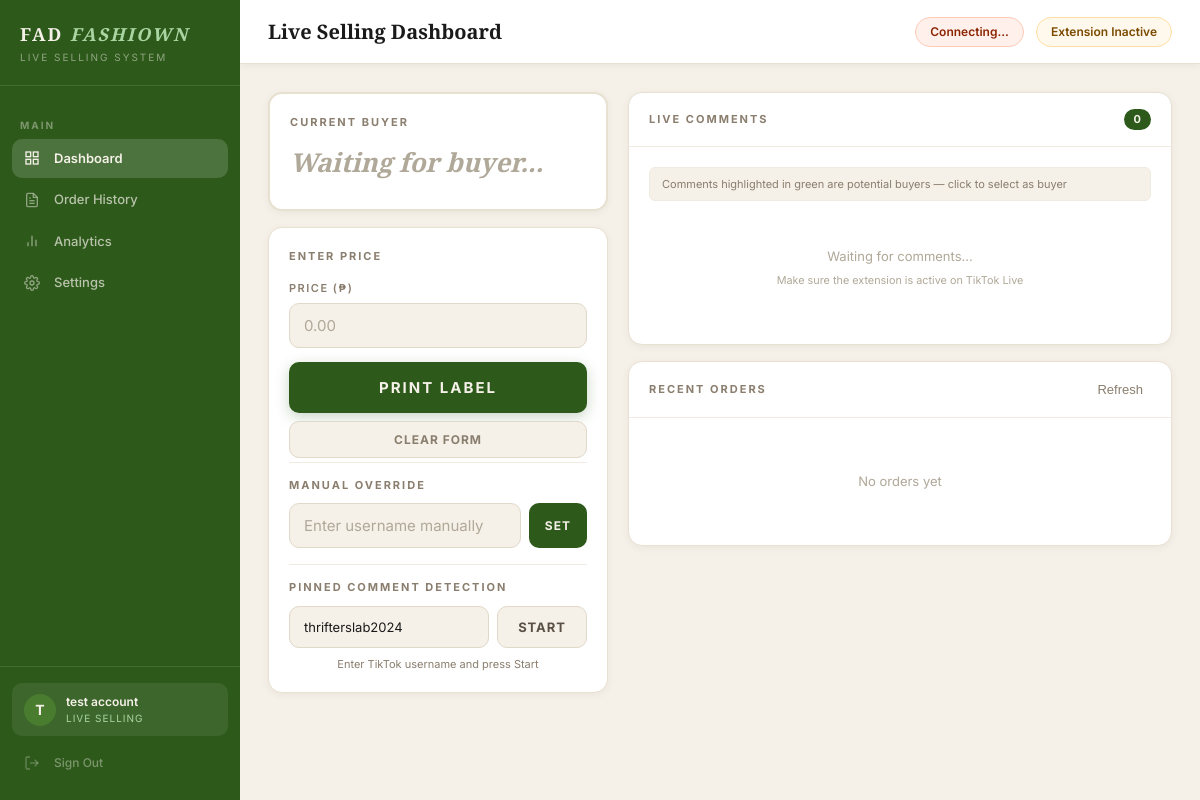
Before: / (signed in) with the older database file.
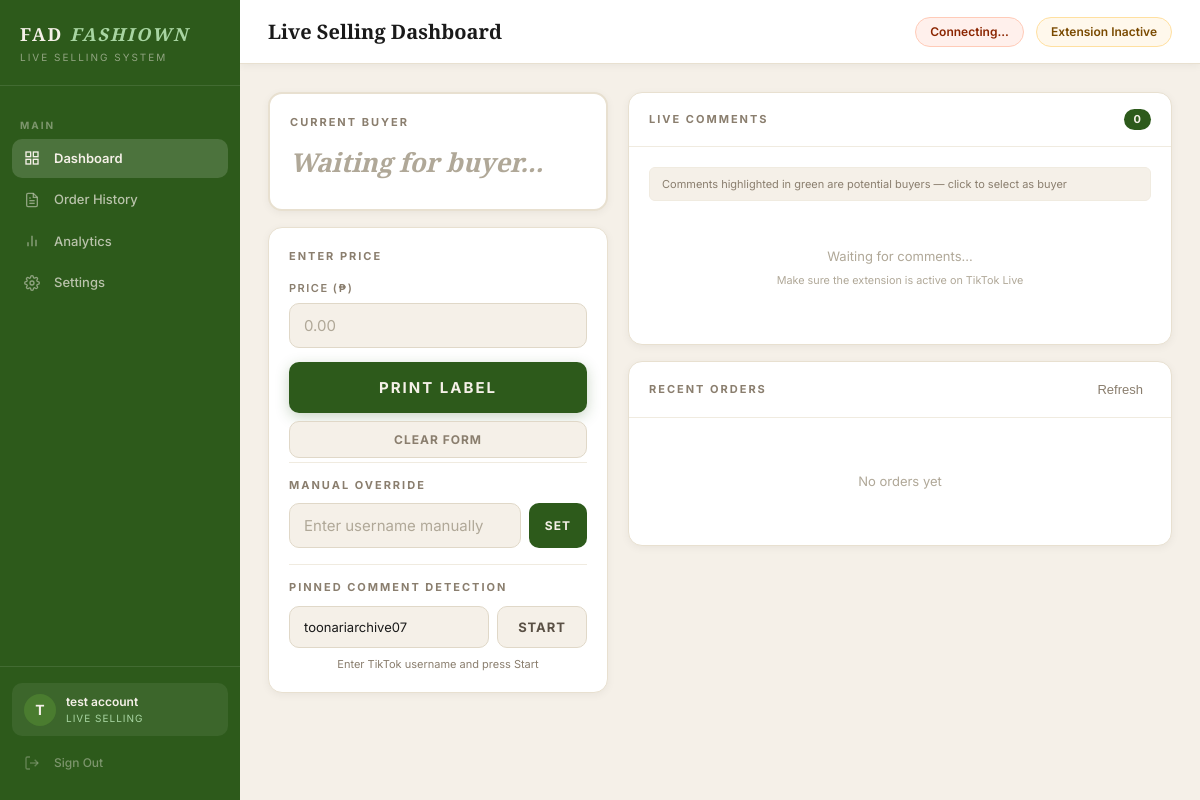
After: the same page with the newer database file.
### auth/models.py (models this page shows, shortened)
class Client(UserMixin, db.Model):
    __tablename__ = 'clients'
    id = db.Column(db.Integer, primary_key=True)
    business_name = db.Column(db.String(100), nullable=False)
    email = db.Column(db.String(120), unique=True, nullable=False)
    password_hash = db.Column(db.String(255), nullable=False)
    plan = db.Column(db.String(20), default='active')
    is_active = db.Column(db.Boolean, default=True)
    is_admin = db.Column(db.Boolean, default=False)
    created_at = db.Column(db.DateTime, default=datetime.utcnow)
    last_login = db.Column(db.DateTime, nullable=True)
    tiktok_username = db.Column(db.String(100), default='')
    must_change_password = db.Column(db.Boolean, default=False)
    orders = db.relationship('Order', backref='client', lazy=True)
    token = db.Column(db.String(64), unique=True, nullable=True)
    detection_mode = db.Column(db.String(20), default='keywords')
    custom_keywords = db.Column(db.Text, default='mine')
    highlight_numbers = db.Column(db.Boolean, default=False)
    label_title = db.Column(db.String(100), default='FAD FASHIOWN')
    label_tagline = db.Column(db.String(100), default='Live Selling')
    label_template = db.Column(db.String(20), default='classic')
    label_show_order_id = db.Column(db.Boolean, default=True)
    label_show_datetime = db.Column(db.Boolean, default=True)

### dashboard/routes.py (the view)
@dashboard.route('/')
@login_required
def index():
    if current_user.is_admin:
        return redirect(url_for('auth.admin_panel'))
    return render_template(
        'dashboard.html',
        client=current_user,
        business_name=current_user.business_name
    )

### dashboard/routes.py (called while the page is built)
@dashboard.before_request
@login_required
def require_password_change():
    if current_user.is_authenticated and \
       not current_user.is_admin and \
       hasattr(current_user, 'must_change_password') and \
       current_user.must_change_password:
        return redirect(url_for('auth.change_password'))

### templates/dashboard.html (shortened to what the changed rows need)
{% extends "base.html" %}
{% block content %}
<div class="dashboard-grid">
    <div class="left-panel">
        <div class="card" style="margin-bottom:16px">
            <div class="card-body">
                <div class="manual-section" style="margin-top:16px">
                    <div style="display:flex;gap:8px;margin-bottom:8px">
                        <input type="text"
                            id="tiktok-username-input"
                            class="form-input"
                            placeholder="TikTok username"
                            value="{{ current_user.tiktok_username or '' }}"
                            style="flex:1;font-size:13px" />
                        <button class="btn btn-secondary"
                                onclick="startPinDetection()"
                                id="pin-detect-btn"
                                style="white-space:nowrap">
                            Start
                        </button>
                    </div>
                </div>
            </div>
        </div>
    </div>
</div>
{% endblock %}

### templates/base.html (shortened to what the changed rows need)
<!DOCTYPE html>
<html lang="en">
<head>
    <link rel="stylesheet" href="/static/style.css">
</head>
<body>
<div class="app-layout">
    <aside class="sidebar" id="sidebar">
        <div class="sidebar-footer">
            <div class="client-info">
                <div class="client-avatar">
                    {{ current_user.business_name[0].upper() }}
                </div>
                <div class="client-details">
                    <div class="client-name">{{ current_user.business_name }}</div>
                    <div class="client-plan">
                        {% if current_user.is_admin %}System Administrator{% else %}Live Selling{% endif %}
                    </div>
                </div>
            </div>
        </div>
    </aside>
    <main class="main-content">
        <div class="page-content">
            {% block content %}{% endblock %}
        </div>
    </main>
</div>
</body>
</html>

Changed rows visible on the page:
changed Client "test account": tiktok_username "thrifterslab2024" → "toonariarchive07"
